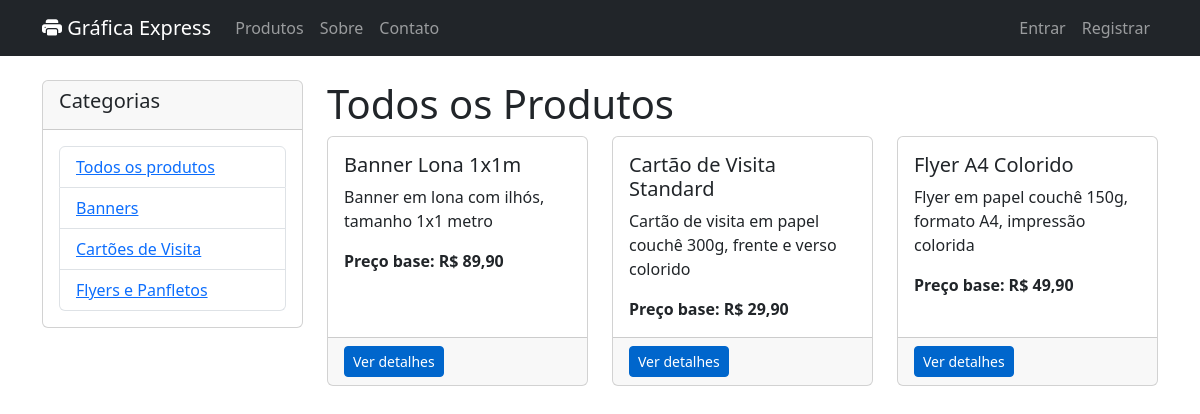
Screenshot of /products/ with the database file from the repository.
### products/models.py (models this page shows, shortened)
class Category(models.Model):
    name = models.CharField(max_length=100, db_index=True)
    slug = models.SlugField(max_length=100, unique=True)
    description = models.TextField(blank=True)
    is_active = models.BooleanField(default=True)
    created_at = models.DateTimeField(auto_now_add=True)
    updated_at = models.DateTimeField(auto_now=True)
    class Meta:
        verbose_name = 'Categoria'
        verbose_name_plural = 'Categorias'
        ordering = ('name',)
    def get_absolute_url(self):
        return reverse('products:product_list_by_category', args=[self.slug])

class Product(models.Model):
    category = models.ForeignKey(
        Category,
        related_name='products',
        on_delete=models.CASCADE
    )
    name = models.CharField(max_length=100)
    slug = models.SlugField(max_length=100, unique=True)
    description = models.TextField(blank=True)
    specifications = models.TextField(
        blank=True,
        help_text="Especificações técnicas do produto"
    )
    base_price = models.DecimalField(
        max_digits=10,
        decimal_places=2,
        validators=[MinValueValidator(Decimal('0.01'))]
    )
    available = models.BooleanField(default=True)
    min_quantity = models.IntegerField(default=1)
    max_quantity = models.IntegerField(default=10000)
    production_days = models.IntegerField(
        default=3,
        help_text="Dias úteis para produção"
    )
    created_at = models.DateTimeField(auto_now_add=True)
    updated_at = models.DateTimeField(auto_now=True)
    class Meta:
        verbose_name = 'Produto'
        verbose_name_plural = 'Produtos'
        ordering = ('name',)
    def get_absolute_url(self):
        return reverse('products:product_detail', args=[self.id, self.slug])

### products/views.py (the view)
# urls.py: path('', views.product_list, name='product_list'),
def product_list(request, category_slug=None):
    category = None
    categories = Category.objects.all()
    products = Product.objects.filter(available=True)
    if category_slug:
        category = get_object_or_404(Category, slug=category_slug)
        products = products.filter(category=category)
    return render(request, 'products/product_list.html', {
        'category': category,
        'categories': categories,
        'products': products
    })

### products/templates/products/product_list.html (shortened to what this page needs)
{% extends 'base.html' %}
{% block content %}
<div class="row">
    <div class="col-md-3">
        <div class="card">
            <div class="card-header">
                <h5>Categorias</h5>
            </div>
            <div class="card-body">
                <ul class="list-group">
                    <li class="list-group-item">
                        <a href="{% url 'products:product_list' %}">Todos os produtos</a>
                    </li>
                    {% for category in categories %}
                    <li class="list-group-item">
                        <a href="{{ category.get_absolute_url }}">{{ category.name }}</a>
                    </li>
                    {% endfor %}
                </ul>
            </div>
        </div>
    </div>
    <div class="col-md-9">
        <h1>{% if category %}{{ category.name }}{% else %}Todos os Produtos{% endif %}</h1>
        <div class="row">
            {% for product in products %}
            <div class="col-md-4 mb-4">
                <div class="card h-100">
                    <div class="card-body">
                        <h5 class="card-title">{{ product.name }}</h5>
                        <p class="card-text">{{ product.description|truncatewords:20 }}</p>
                        <p class="card-text"><strong>Preço base: R$ {{ product.base_price }}</strong></p>
                    </div>
                    <div class="card-footer">
                        <a href="{{ product.get_absolute_url }}" class="btn btn-primary btn-sm">Ver detalhes</a>
                    </div>
                </div>
            </div>
            {% empty %}
            <div class="col-12">
                <div class="alert alert-info">Nenhum produto encontrado.</div>
            </div>
            {% endfor %}
        </div>
    </div>
</div>
{% endblock %}

### templates/base.html (shortened to what this page needs)
<!DOCTYPE html>
<html lang="pt-br">
<head>
    <link href="https://cdn.jsdelivr.net/npm/bootstrap@5.3.0/dist/css/bootstrap.min.css" rel="stylesheet">
    <link rel="stylesheet" href="https://cdn.jsdelivr.net/npm/bootstrap-icons@1.10.0/font/bootstrap-icons.css">
</head>
<body>
    {% include 'header.html' %}
    <main class="container mt-4">
        {% block content %}
        {% endblock %}
    </main>
</body>
</html>

### templates/header.html (shortened to what this page needs)
<nav class="navbar navbar-expand-lg navbar-dark bg-dark">
    <div class="container">
        <a class="navbar-brand" href="{% url 'core:home' %}">
            <i class="bi bi-printer-fill"></i> Gráfica Express
        </a>
        <div class="collapse navbar-collapse" id="navbarNav">
            <ul class="navbar-nav me-auto">
                <li class="nav-item">
                    <a class="nav-link" href="{% url 'products:product_list' %}">Produtos</a>
                </li>
                <li class="nav-item">
                    <a class="nav-link" href="{% url 'core:about' %}">Sobre</a>
                </li>
                <li class="nav-item">
                    <a class="nav-link" href="{% url 'core:contact' %}">Contato</a>
                </li>
            </ul>
            <ul class="navbar-nav">
                {% if user.is_authenticated %}
                    <li class="nav-item">
                        <a class="nav-link" href="{% url 'accounts:profile' %}">Minha Conta</a>
                    </li>
                    <li class="nav-item">
                        <a class="nav-link" href="{% url 'accounts:logout' %}">Sair</a>
                    </li>
                {% else %}
                    <li class="nav-item">
                        <a class="nav-link" href="{% url 'accounts:login' %}">Entrar</a>
                    </li>
                    <li class="nav-item">
                        <a class="nav-link" href="{% url 'accounts:register' %}">Registrar</a>
                    </li>
                {% endif %}
            </ul>
        </div>
    </div>
</nav>

### templates/base.html (style rules this page uses)
:root { --primary: #0066cc; --secondary: #ff6600; }
.btn-primary { background-color: var(--primary); border-color: var(--primary); }

### rows the page displays
Category: name "Banners"
Category: name "Cartões de Visita"
Category: name "Flyers e Panfletos"
Product: name "Banner Lona 1x1m", description "Banner em lona com ilhós, tamanho 1x1 metro", base_price "89,90"
Product: name "Cartão de Visita Standard", description "Cartão de visita em papel couchê 300g, frente e verso colorido", base_price "29,90"
Product: name "Flyer A4 Colorido", description "Flyer em papel couchê 150g, formato A4, impressão colorida", base_price "49,90"
